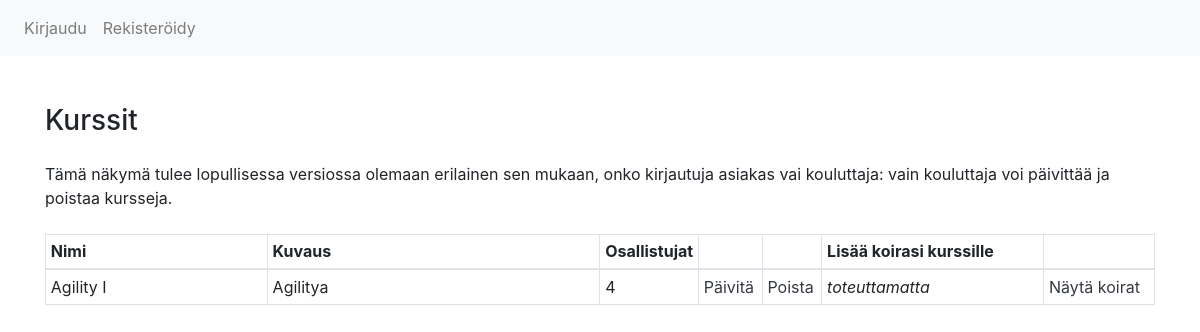
The app's page /courses, older data.
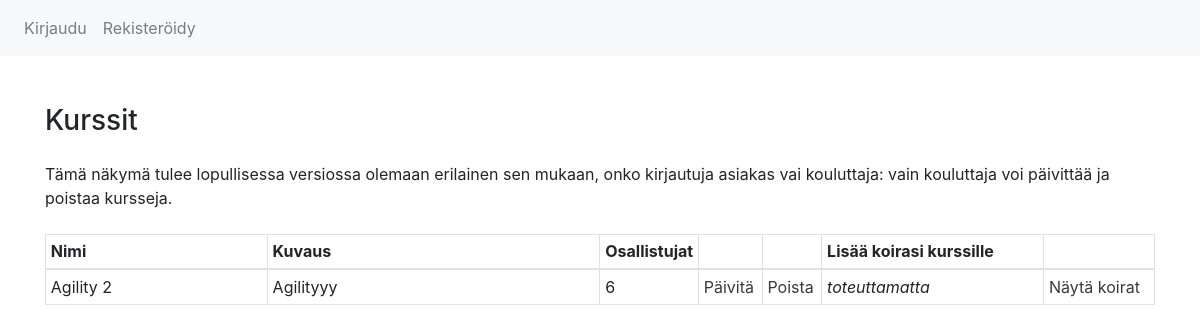
The same page, newer data.
### application/courses/models.py (models this page shows, shortened)
class Course(Base):
    __tablename__ = "course"
    description = db.Column(db.String(400), nullable=False)
    max_participants = db.Column(db.Integer, nullable=False)
    enrolment = db.relationship("Enrolment", backref='course', lazy=True)

### application/courses/views.py (the view)
@app.route("/courses", methods=["GET"])
def courses_index():
    return render_template("courses/list.html", courses=Course.query.all())

### application/templates/courses/list.html
{% extends "layout.html" %}
{% block body %}
    <div class="row justify-content-md-center mt-5">
        <div class="col-12 ">
            <h3 class="mb-4">Kurssit</h3>
            <p class="mb-4">Tämä näkymä tulee lopullisessa versiossa olemaan erilainen sen mukaan,
                onko kirjautuja asiakas vai kouluttaja: vain kouluttaja voi päivittää ja poistaa kursseja.</p>
            <table class="table table-sm table-bordered table-hover">
                <thead>
                    <tr>
                    <th scope="col" style="width: 20%">Nimi</th>
                    <th scope="col" style="width: 30%">Kuvaus</th>
                    <th scope="col" style="width: 5%">Osallistujat</th>
                    <th scope="col" style="width: 7,5%"></th>
                    <th scope="col" style="width: 7,5%"></th>
                    <th scope="col" style="width: 20%">Lisää koirasi kurssille</th>
                    <th scope="col" style="width: 10%"></th>
                    </tr>
                </thead>
                {% for course in courses %}
                <tr>
                <td>{{ course.name }}</td>
                <td>{{ course.description }}</td>
                <td>{{ course.max_participants }}</td>
                <td><a href="/courses/update/{{course.id}}" class="text-dark">Päivitä</a></td>
                <td><a href="/courses/delete/{{course.id}}" class="text-dark">Poista</a></td>
                <td><i>toteuttamatta</i></td>
                <td><a href="#" class="text-dark">Näytä koirat</a></td>
                </tr>
                {% endfor %}
            </table>
        </div>
    </div>
{% endblock %}

Row changes from the older to the newer data that the page shows:
removed Course: name "Agility I", description "Agilitya", max_participants "4"
added Course: name "Agility 2", description "Agilityyy", max_participants "6"
